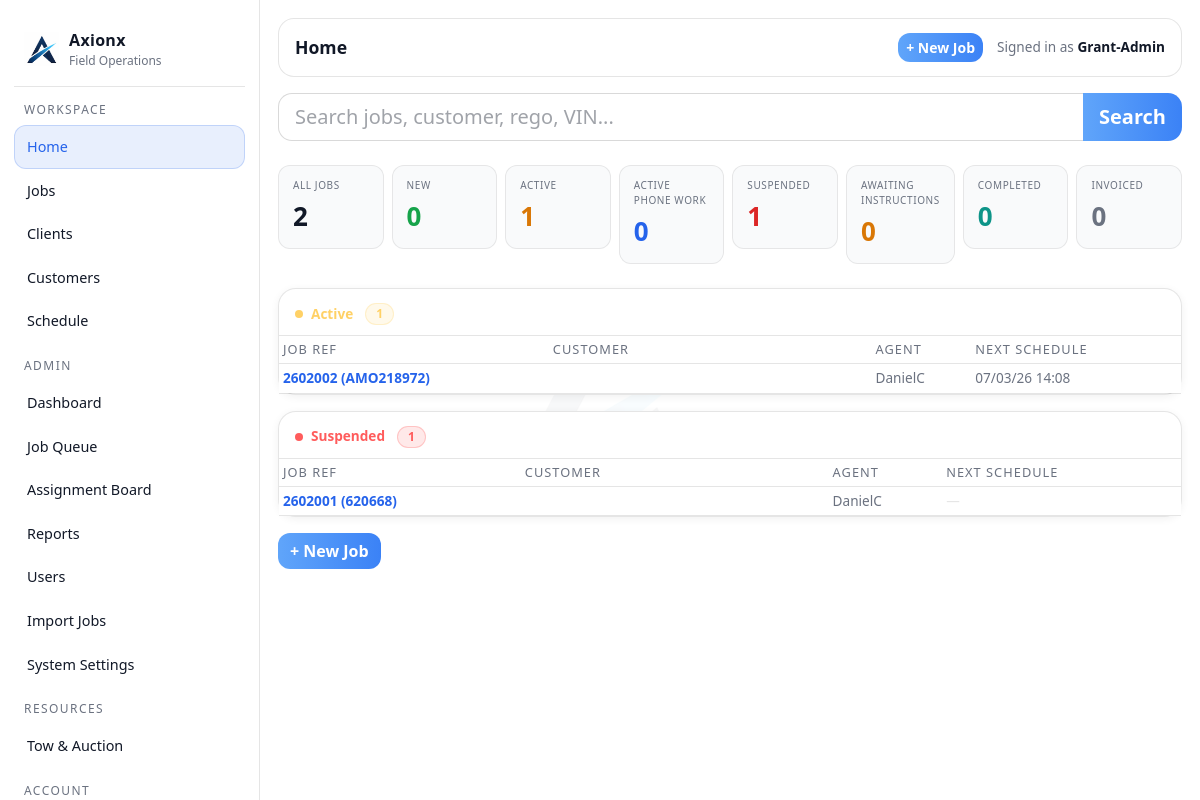
/dashboard (signed in), run on the app's committed database.
### tables this page shows
CREATE TABLE jobs (
        id INTEGER PRIMARY KEY AUTOINCREMENT,

        internal_job_number TEXT NOT NULL,
        client_reference TEXT,
        display_ref TEXT NOT NULL,

        client_id INTEGER,
        customer_id INTEGER,
        assigned_user_id INTEGER,

        job_type TEXT NOT NULL,
        visit_type TEXT NOT NULL,
        status TEXT NOT NULL,
        priority TEXT NOT NULL,

        job_address TEXT,
        description TEXT,

        created_at TEXT NOT NULL,
        updated_at TEXT NOT NULL, lender_name TEXT, account_number TEXT, regulation_type TEXT, arrears_cents INTEGER, costs_cents INTEGER, mmp_cents INTEGER, job_due_date TEXT, bill_to_client_id INTEGER, payment_frequency TEXT, client_job_number TEXT,

        FOREIGN KEY(client_id) REFERENCES clients(id),
        FOREIGN KEY(customer_id) REFERENCES customers(id),
        FOREIGN KEY(assigned_user_id) REFERENCES users(id)
    );

### app.py (the view)
@app.get("/dashboard")
@login_required
def dashboard():
    user_id = session.get("user_id")
    role    = session.get("role")
    conn = db()
    cur  = conn.cursor()
    def jcount(where="", params=()):
        q = f"SELECT COUNT(*) AS c FROM jobs{(' WHERE ' + where) if where else ''}"
        cur.execute(q, params)
        return cur.fetchone()["c"]
    STATUS_LIST = [
        ("New",                       "new"),
        ("Active",                    "active"),
        ("Active - Phone work only",  "phone"),
        ("Suspended",                 "suspended"),
        ("Awaiting info from client", "awaiting"),
        ("Completed",                 "completed"),
        ("Invoiced",                  "invoiced"),
    ]
    def jrows(status):
        agent_subq = """
            COALESCE(u.full_name,
                (SELECT u2.full_name FROM schedules sx
                 JOIN users u2 ON u2.id = sx.assigned_to_user_id
                 WHERE sx.job_id = j.id
                 ORDER BY sx.created_at DESC LIMIT 1)
            ) AS assigned_name"""
        sched_subq = """
            (SELECT sx2.scheduled_for FROM schedules sx2
             WHERE sx2.job_id = j.id
               AND date(sx2.scheduled_for) >= date('now','localtime')
             ORDER BY sx2.scheduled_for ASC LIMIT 1) AS next_scheduled"""
        base_sel = f"""
                SELECT j.id, j.display_ref, j.status,
                       COALESCE(CASE WHEN cu.last_name IS NOT NULL THEN cu.last_name || COALESCE(' ' || cu.first_name, '') ELSE NULL END,
                                cu.company, 'No customer') AS customer_name,
                       {agent_subq},
                       {sched_subq}
                FROM jobs j
                LEFT JOIN customers cu ON cu.id = j.customer_id
                LEFT JOIN users u ON u.id = j.assigned_user_id"""
        if role == "agent":
            sql = base_sel + """
                WHERE j.status = ? AND (j.assigned_user_id = ? OR EXISTS (
                    SELECT 1 FROM schedules s WHERE s.job_id = j.id
                    AND s.assigned_to_user_id = ? AND s.status NOT IN ('Cancelled')
                ))
                ORDER BY j.updated_at DESC"""
            cur.execute(sql, (status, user_id, user_id))
        else:
            sql = base_sel + """
                WHERE j.status = ?
                ORDER BY j.updated_at DESC"""
            cur.execute(sql, (status,))
        return cur.fetchall()
    if role == "agent":
        base = """(assigned_user_id = ? OR EXISTS (
            SELECT 1 FROM schedules s WHERE s.job_id = jobs.id
            AND s.assigned_to_user_id = ? AND s.status NOT IN ('Cancelled')
        ))"""
        uu   = (user_id, user_id)
        jobs_all       = jcount(base, uu)
        jobs_new       = jcount(base + " AND status = 'New'",                      (*uu,))
        jobs_active    = jcount(base + " AND status = 'Active'",                   (*uu,))
        jobs_phone     = jcount(base + " AND status = 'Active - Phone work only'", (*uu,))
        jobs_suspended = jcount(base + " AND status = 'Suspended'",                (*uu,))
        jobs_awaiting  = jcount(base + " AND status = 'Awaiting info from client'",(*uu,))
        jobs_completed = jcount(base + " AND status = 'Completed'",                (*uu,))
        jobs_invoiced  = jcount(base + " AND status = 'Invoiced'",                 (*uu,))
    else:
        jobs_all       = jcount()
        jobs_new       = jcount("status = 'New'")
        jobs_active    = jcount("status = 'Active'")
        jobs_phone     = jcount("status = 'Active - Phone work only'")
        jobs_suspended = jcount("status = 'Suspended'")
        jobs_awaiting  = jcount("status = 'Awaiting info from client'")
        jobs_completed = jcount("status = 'Completed'")
        jobs_invoiced  = jcount("status = 'Invoiced'")
    rows_by_status = {status: jrows(status) for status, _ in STATUS_LIST}
    _admin_id = user_id if role == "admin" else None
    if _admin_id:
        auto_queue_schedule_alerts(cur, _admin_id)
        conn.commit()
    conn.close()
    from datetime import timedelta as _td
    _today = datetime.now().date()
    return render_template("index.html",
        jobs_all=jobs_all,
        jobs_new=jobs_new,       jobs_active=jobs_active,
        jobs_phone=jobs_phone,   jobs_suspended=jobs_suspended,
        jobs_awaiting=jobs_awaiting, jobs_completed=jobs_completed,
        jobs_invoiced=jobs_invoiced,
        rows_by_status=rows_by_status,
        status_list=STATUS_LIST,
        today_iso=_today.isoformat(),
        tomorrow_iso=(_today + _td(days=1)).isoformat())

### app.py (called while the page is built)
def db():
    conn = sqlite3.connect(DB_PATH)
    conn.row_factory = sqlite3.Row
    return conn

def add_column_if_missing(cur, table, col, coltype):
    cur.execute(f"PRAGMA table_info({table})")
    cols = [r["name"] for r in cur.fetchall()]
    if col not in cols:
        cur.execute(f"ALTER TABLE {table} ADD COLUMN {col} {coltype}")

@app.context_processor
def inject_globals():
    return {
        "GOOGLE_MAPS_API_KEY": os.environ.get("GOOGLE_MAPS_API_KEY", ""),
        "google_maps_api_key": os.getenv("GOOGLE_MAPS_API_KEY", "")
    }

@app.before_request
def _ensure_db():
    init_db()

def login_required(f):
    @wraps(f)
    def wrapper(*args, **kwargs):
        if not session.get("user_id"):
            return redirect(url_for("login"))
        return f(*args, **kwargs)
    return wrapper

### templates/index.html (shortened to what this page needs)
{% extends "layout.html" %}
{% block page_title %}Home{% endblock %}
{% block content %}
<form method="get" action="/jobs" class="mb-4">
  <div class="input-group input-group-lg">
    <input type="text" name="q" class="form-control ax-search"
           placeholder="Search jobs, customer, rego, VIN..." autocomplete="off">
    <button class="btn btn-primary ax-search-btn" type="submit">Search</button>
  </div>
</form>
<div class="row g-2 mb-4">
  <div class="col-6 col-sm-4 col-md-3 col-xl">
    <a class="ax-tile ax-tile-all" href="/jobs">
      <div class="ax-tile-title">All Jobs</div>
      <div class="ax-tile-value">{{ jobs_all }}</div>
    </a>
  </div>
  <div class="col-6 col-sm-4 col-md-3 col-xl">
    <a class="ax-tile ax-tile-new" href="/jobs?status=New">
      <div class="ax-tile-title">New</div>
      <div class="ax-tile-value">{{ jobs_new }}</div>
    </a>
  </div>
  <div class="col-6 col-sm-4 col-md-3 col-xl">
    <a class="ax-tile ax-tile-active" href="/jobs?status=Active">
      <div class="ax-tile-title">Active</div>
      <div class="ax-tile-value">{{ jobs_active }}</div>
    </a>
  </div>
  <div class="col-6 col-sm-4 col-md-3 col-xl">
    <a class="ax-tile ax-tile-phone" href="/jobs?status=Active+-+Phone+work+only">
      <div class="ax-tile-title">Active Phone Work</div>
      <div class="ax-tile-value">{{ jobs_phone }}</div>
    </a>
  </div>
  <div class="col-6 col-sm-4 col-md-3 col-xl">
    <a class="ax-tile ax-tile-suspended" href="/jobs?status=Suspended">
      <div class="ax-tile-title">Suspended</div>
      <div class="ax-tile-value">{{ jobs_suspended }}</div>
    </a>
  </div>
  <div class="col-6 col-sm-4 col-md-3 col-xl">
    <a class="ax-tile ax-tile-awaiting" href="/jobs?status=Awaiting+info+from+client">
      <div class="ax-tile-title">Awaiting Instructions</div>
      <div class="ax-tile-value">{{ jobs_awaiting }}</div>
    </a>
  </div>
  {% if session.get('role') != 'agent' %}
  <div class="col-6 col-sm-4 col-md-3 col-xl">
    <a class="ax-tile ax-tile-completed" href="/jobs?status=Completed">
      <div class="ax-tile-title">Completed</div>
      <div class="ax-tile-value">{{ jobs_completed }}</div>
    </a>
  </div>
  <div class="col-6 col-sm-4 col-md-3 col-xl">
    <a class="ax-tile ax-tile-invoiced" href="/jobs?status=Invoiced">
      <div class="ax-tile-title">Invoiced</div>
      <div class="ax-tile-value">{{ jobs_invoiced }}</div>
    </a>
  </div>
  {% endif %}
</div>
{% set label_map = {
  'New':                       ('New',                   '#3ddc84'),
  'Active':                    ('Active',                '#ffd166'),
  'Active - Phone work only':  ('Active Phone Work',     '#60a5fa'),
  'Suspended':                 ('Suspended',             '#ff5c5c'),
  'Awaiting info from client': ('Awaiting Instructions', '#f59e0b'),
  'Completed':                 ('Completed',             '#14b8a6'),
  'Invoiced':                  ('Invoiced',              '#b8b8b8'),
} %}
{% for status, key in status_list %}
  {% if not (session.get('role') == 'agent' and status in ['Completed', 'Invoiced']) %}
  {% set jobs = rows_by_status[status] %}
  {% if jobs %}
  {% set lbl, colour = label_map[status] %}
  <div class="ax-card mb-3">
    <div class="ax-card-h d-flex align-items-center gap-2" style="padding-bottom:10px">
      <span style="width:8px;height:8px;border-radius:50%;background:{{ colour }};flex-shrink:0;display:inline-block"></span>
      <span style="color:{{ colour }};font-size:.85rem;font-weight:600">{{ lbl }}</span>
      <span class="badge rounded-pill ms-1" style="background:{{ colour }}22;color:{{ colour }};border:1px solid {{ colour }}44;font-size:.75rem">{{ jobs|length }}</span>
    </div>
    <div class="table-responsive">
      <table class="table table-sm mb-0" style="font-size:.85rem">
        <thead>
          <tr style="color:var(--muted)">
            <th style="font-weight:500;border-color:var(--line)">Job Ref</th>
            <th style="font-weight:500;border-color:var(--line)">Customer</th>
            <th style="font-weight:500;border-color:var(--line)">Agent</th>
            <th style="font-weight:500;border-color:var(--line)">Next Schedule</th>
          </tr>
        </thead>
        <tbody>
          {% for j in jobs %}
          <tr style="cursor:pointer;border-color:var(--line)" onclick="window.location='/jobs/{{ j.id }}'">
            <td style="border-color:var(--line);color:var(--accent);font-weight:600">{{ j.display_ref }}</td>
            <td style="border-color:var(--line);color:#fff;font-weight:500">{{ j.customer_name }}</td>
            <td style="border-color:var(--line);color:var(--muted)">{{ j.assigned_name or '&#8212;' }}</td>
            <td style="border-color:var(--line)">
              {% if j.next_scheduled %}
                {% set ns = j.next_scheduled %}
                {% set ns_date = ns[:10] %}
                {% set ns_time = ns[11:16] %}
                {% set ns_dd = ns[8:10] %}
                {% set ns_mm = ns[5:7] %}
                {% set ns_yy = ns[2:4] %}
                {% if ns_date == today_iso %}
                  <span style="color:#ffd166;font-weight:600">Today {{ ns_time }}</span>
                {% elif ns_date == tomorrow_iso %}
                  <span style="color:#60a5fa">Tomorrow {{ ns_time }}</span>
                {% else %}
                  <span style="color:var(--muted)">{{ ns_dd }}/{{ ns_mm }}/{{ ns_yy }} {{ ns_time }}</span>
                {% endif %}
              {% else %}
                <span style="color:var(--line)">&#8212;</span>
              {% endif %}
            </td>
          </tr>
          {% endfor %}
        </tbody>
      </table>
    </div>
  </div>
  {% endif %}
  {% endif %}
{% endfor %}
<div class="mt-3">
  {% if session.get('role') != 'agent' %}
  <a class="btn btn-primary" href="/jobs/new">+ New Job</a>
  {% endif %}
</div>
{% endblock %}

### templates/layout.html (style rules this page uses)
:root { --bg: #ffffff; --panel: #ffffff; --panel2: #f3f4f6; --card: #f9fafb; --text: #111827; --muted: #6b7280; --line: rgba(0,0,0,.10); --accent: #2563eb; --accent2: #16a34a; --danger: #dc2626; }
body { background: #ffffff; color: var(--text); }
body::before { content: ''; position: fixed; inset: 0; background: url('/static/images/axionx-icon.png') center center / 260px auto no-repeat; opacity: .03; pointer-events: none; z-index: 0; }
.ax-card { background: #ffffff; border: 1px solid var(--line); border-radius: 18px; box-shadow: 0 2px 8px rgba(0,0,0,.06); overflow: visible; }
.ax-card .ax-card-h { padding: 14px 16px; border-bottom: 1px solid var(--line); font-weight: 650; }
.form-control, .form-select { background: #ffffff !important; color: var(--text) !important; border: 1px solid rgba(0,0,0,.15) !important; border-radius: 12px !important; }
.form-control::placeholder { color: rgba(17,24,39,.4); }
.btn { border-radius: 12px; font-weight: 600; }
.btn-primary { background: linear-gradient(90deg, #60a5fa, #3b82f6); border: 0; }
.ax-search { border-radius: 14px 0 0 14px !important; background: #ffffff; border-color: rgba(0,0,0,.15); color: var(--text); }
.ax-search-btn { border-radius: 0 14px 14px 0 !important; }
.badge { border-radius: 999px; padding: 4px 10px; font-weight: 600; font-size: .75rem; }
.table { color: var(--text); }
.table thead th { color: var(--muted); font-size: .8rem; text-transform: uppercase; letter-spacing: .08em; border-color: var(--line); }
.table td { border-color: var(--line); }
.ax-tile { display: block; text-decoration: none; border-radius: 12px; padding: 12px 14px; border: 1px solid rgba(0,0,0,.08); background: #f9fafb; transition: transform .12s ease, background .12s ease; }
.ax-tile-title { font-size: 10px; text-transform: uppercase; letter-spacing: .06em; color: var(--muted); margin-bottom: 4px; }
.ax-tile-value { font-size: 26px; font-weight: 700; letter-spacing: .2px; }
.ax-tile-all .ax-tile-value { color: #111827; }
.ax-tile-new .ax-tile-value { color: #16a34a; }
.ax-tile-active .ax-tile-value { color: #d97706; }
.ax-tile-phone .ax-tile-value { color: #2563eb; }
.ax-tile-suspended .ax-tile-value { color: #dc2626; }
.ax-tile-awaiting .ax-tile-value { color: #d97706; }
.ax-tile-completed .ax-tile-value { color: #0d9488; }
.ax-tile-invoiced .ax-tile-value { color: #6b7280; }

### data on the page
jobs: display_ref "2602002 (AMO218972)", assigned_name "DanielC", ns_dd "07", ns_mm "03", ns_yy "26", ns_time "14:08"
jobs: display_ref "2602001 (620668)", assigned_name "DanielC"

### other printed values
{{ session.get('user_name') }} "Grant-Admin"
{{ jobs_all }} "2"
{{ jobs_new }} "0"
{{ jobs_active }} "1"
{{ jobs_phone }} "0"
{{ jobs_suspended }} "1"
{{ jobs_awaiting }} "0"
{{ jobs_completed }} "0"
{{ jobs_invoiced }} "0"
{{ lbl }} "Active" "Suspended"
{{ jobs|length }} "1" "1"
